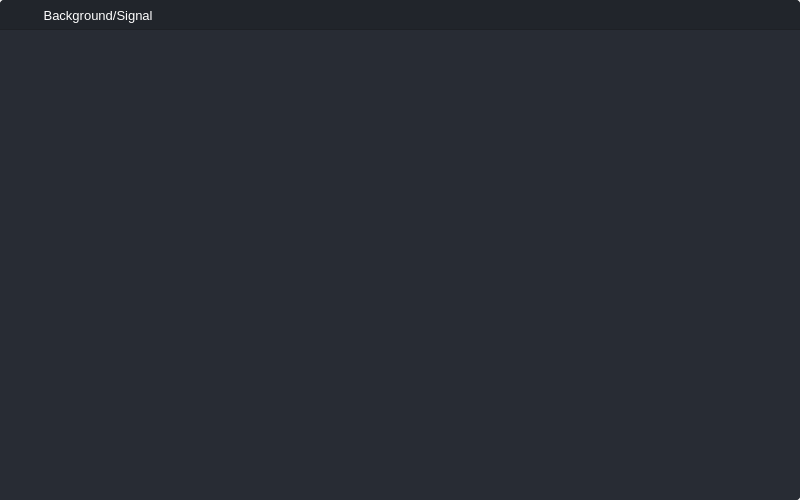
<?xml version="1.0" encoding="UTF-8"?>
<ui version="4.0">
 <class>BackgroundWindow</class>
 <widget class="QMainWindow" name="BackgroundWindow">
  <property name="geometry">
   <rect>
    <x>0</x>
    <y>0</y>
    <width>800</width>
    <height>500</height>
   </rect>
  </property>
  <property name="minimumSize">
   <size>
    <width>800</width>
    <height>500</height>
   </size>
  </property>
  <property name="maximumSize">
   <size>
    <width>16777215</width>
    <height>16777215</height>
   </size>
  </property>
  <property name="windowTitle">
   <string>MainWindow</string>
  </property>
  <property name="styleSheet">
   <string notr="true">/*	Propriedades globais, que se aplicam em toda interface*/
*{
	font-family:&quot;Segoe UI&quot;;
	background-repeat: none;
	background-position: center;
}
#container_app{
	background-color: rgb(40, 44, 52);
	border-radius: 4px;
}
/*	Propriedades que se aplicam ao conteudo do cabeçalho da interface*/
#header_content{
	background-color:#21252B;
	border-bottom: 1px solid rgba(0,0,0,0.2);
	color: grey;
}
#header_content QPushButton{
	background-color: transparent;
	
}

/*	Propriedades que se aplicam aos botões , que aplicam um efeito de hover quando o mouse é passado por eles*/
#header_content QPushButton:hover{
	background-color: rgba(255, 255, 255, 0.1);
}
/*	Propriedades que se aplicam aos botões , que aplicam um efeito dque muda a cor dos botões quando eles são pressionados */
#header_content.QPushButton:pressed {	
	background-color: #169EF2 ;
	color: #495D7DE3;
}
/*	Propriedades que se aplicam ao widget do conteúdo principal da janela*/
#Graph_content{
	background-color:rgb(40, 44, 52);
}
</string>
  </property>
  <widget class="QWidget" name="centralwidget">
   <layout class="QVBoxLayout" name="verticalLayout">
    <property name="spacing">
     <number>0</number>
    </property>
    <property name="leftMargin">
     <number>0</number>
    </property>
    <property name="topMargin">
     <number>0</number>
    </property>
    <property name="rightMargin">
     <number>0</number>
    </property>
    <property name="bottomMargin">
     <number>0</number>
    </property>
    <item>
     <widget class="QWidget" name="container_app" native="true">
      <layout class="QVBoxLayout" name="verticalLayout_2">
       <property name="spacing">
        <number>0</number>
       </property>
       <property name="leftMargin">
        <number>0</number>
       </property>
       <property name="topMargin">
        <number>0</number>
       </property>
       <property name="rightMargin">
        <number>0</number>
       </property>
       <property name="bottomMargin">
        <number>0</number>
       </property>
       <item>
        <widget class="QWidget" name="header_content" native="true">
         <property name="minimumSize">
          <size>
           <width>0</width>
           <height>30</height>
          </size>
         </property>
         <property name="maximumSize">
          <size>
           <width>16777214</width>
           <height>30</height>
          </size>
         </property>
         <property name="styleSheet">
          <string notr="true">border-top-left-radius: 4px;
border-top-right-radius: 4px;
</string>
         </property>
         <layout class="QHBoxLayout" name="horizontalLayout">
          <property name="spacing">
           <number>5</number>
          </property>
          <property name="leftMargin">
           <number>10</number>
          </property>
          <property name="topMargin">
           <number>0</number>
          </property>
          <property name="rightMargin">
           <number>0</number>
          </property>
          <property name="bottomMargin">
           <number>0</number>
          </property>
          <item>
           <widget class="QFrame" name="frame">
            <property name="minimumSize">
             <size>
              <width>25</width>
              <height>25</height>
             </size>
            </property>
            <property name="styleSheet">
             <string notr="true">background-image: url(:/images/images/logo_25x25.png);</string>
            </property>
            <property name="frameShape">
             <enum>QFrame::StyledPanel</enum>
            </property>
            <property name="frameShadow">
             <enum>QFrame::Raised</enum>
            </property>
           </widget>
          </item>
          <item>
           <widget class="QLabel" name="label">
            <property name="font">
             <font>
              <family>Segoe UI</family>
              <pointsize>10</pointsize>
             </font>
            </property>
            <property name="styleSheet">
             <string notr="true">color:white;


</string>
            </property>
            <property name="text">
             <string> Background/Signal</string>
            </property>
           </widget>
          </item>
          <item>
           <spacer name="horizontalSpacer">
            <property name="orientation">
             <enum>Qt::Horizontal</enum>
            </property>
            <property name="sizeType">
             <enum>QSizePolicy::Expanding</enum>
            </property>
            <property name="sizeHint" stdset="0">
             <size>
              <width>40</width>
              <height>20</height>
             </size>
            </property>
           </spacer>
          </item>
          <item>
           <widget class="QFrame" name="frame_redm_janela">
            <property name="styleSheet">
             <string notr="true">QPushButton:hover{
	border-radius: 0px
}</string>
            </property>
            <property name="frameShape">
             <enum>QFrame::StyledPanel</enum>
            </property>
            <property name="frameShadow">
             <enum>QFrame::Raised</enum>
            </property>
            <layout class="QHBoxLayout" name="horizontalLayout_4">
             <property name="spacing">
              <number>0</number>
             </property>
             <property name="leftMargin">
              <number>0</number>
             </property>
             <property name="topMargin">
              <number>0</number>
             </property>
             <property name="rightMargin">
              <number>0</number>
             </property>
             <property name="bottomMargin">
              <number>0</number>
             </property>
             <item>
              <widget class="QPushButton" name="btn_MinimizeApp">
               <property name="minimumSize">
                <size>
                 <width>25</width>
                 <height>25</height>
                </size>
               </property>
               <property name="maximumSize">
                <size>
                 <width>25</width>
                 <height>25</height>
                </size>
               </property>
               <property name="toolTip">
                <string>Minimizar</string>
               </property>
               <property name="styleSheet">
                <string notr="true"/>
               </property>
               <property name="text">
                <string/>
               </property>
               <property name="icon">
                <iconset resource="../../resources.qrc">
                 <normaloff>:/icons/icons/icon_minimize.png</normaloff>:/icons/icons/icon_minimize.png</iconset>
               </property>
              </widget>
             </item>
             <item>
              <widget class="QPushButton" name="btn_RestaureSizeApp">
               <property name="minimumSize">
                <size>
                 <width>25</width>
                 <height>25</height>
                </size>
               </property>
               <property name="maximumSize">
                <size>
                 <width>25</width>
                 <height>25</height>
                </size>
               </property>
               <property name="toolTip">
                <string>Maximizar</string>
               </property>
               <property name="styleSheet">
                <string notr="true"/>
               </property>
               <property name="text">
                <string/>
               </property>
               <property name="icon">
                <iconset resource="../../resources.qrc">
                 <normaloff>:/icons/icons/icon_maximize.png</normaloff>:/icons/icons/icon_maximize.png</iconset>
               </property>
              </widget>
             </item>
             <item>
              <widget class="QPushButton" name="btn_CloseApp">
               <property name="minimumSize">
                <size>
                 <width>25</width>
                 <height>25</height>
                </size>
               </property>
               <property name="maximumSize">
                <size>
                 <width>25</width>
                 <height>25</height>
                </size>
               </property>
               <property name="toolTip">
                <string>Fechar</string>
               </property>
               <property name="styleSheet">
                <string notr="true">QPushButton:hover{
	background-color: red;
	border-top-right-radius: 2px;
	
}


</string>
               </property>
               <property name="text">
                <string/>
               </property>
               <property name="icon">
                <iconset resource="../../resources.qrc">
                 <normaloff>:/icons/icons/icon_close.png</normaloff>:/icons/icons/icon_close.png</iconset>
               </property>
              </widget>
             </item>
            </layout>
           </widget>
          </item>
         </layout>
        </widget>
       </item>
       <item>
        <widget class="QWidget" name="body_content" native="true">
         <property name="styleSheet">
          <string notr="true"/>
         </property>
         <layout class="QHBoxLayout" name="horizontalLayout_2">
          <property name="spacing">
           <number>0</number>
          </property>
          <property name="leftMargin">
           <number>0</number>
          </property>
          <property name="topMargin">
           <number>0</number>
          </property>
          <property name="rightMargin">
           <number>0</number>
          </property>
          <property name="bottomMargin">
           <number>0</number>
          </property>
          <item>
           <widget class="QWidget" name="Graph_content" native="true">
            <property name="styleSheet">
             <string notr="true">border-bottom-right-radius: 4px;</string>
            </property>
            <layout class="QVBoxLayout" name="verticalLayout_6">
             <property name="spacing">
              <number>0</number>
             </property>
             <property name="leftMargin">
              <number>0</number>
             </property>
             <property name="topMargin">
              <number>0</number>
             </property>
             <property name="rightMargin">
              <number>0</number>
             </property>
             <property name="bottomMargin">
              <number>0</number>
             </property>
             <item>
              <widget class="QWidget" name="graphic_area" native="true">
               <layout class="QVBoxLayout" name="verticalLayout_7"/>
              </widget>
             </item>
             <item alignment="Qt::AlignRight">
              <widget class="QFrame" name="grid_resize">
               <property name="minimumSize">
                <size>
                 <width>20</width>
                 <height>20</height>
                </size>
               </property>
               <property name="maximumSize">
                <size>
                 <width>20</width>
                 <height>20</height>
                </size>
               </property>
               <property name="styleSheet">
                <string notr="true">background-image: url(:/icones/icons/cil-size-grip.png);
background-repeat: none;</string>
               </property>
               <property name="frameShape">
                <enum>QFrame::StyledPanel</enum>
               </property>
               <property name="frameShadow">
                <enum>QFrame::Raised</enum>
               </property>
              </widget>
             </item>
            </layout>
           </widget>
          </item>
         </layout>
        </widget>
       </item>
      </layout>
     </widget>
    </item>
   </layout>
  </widget>
 </widget>
 <resources>
  <include location="../../resources.qrc"/>
 </resources>
 <connections/>
</ui>
